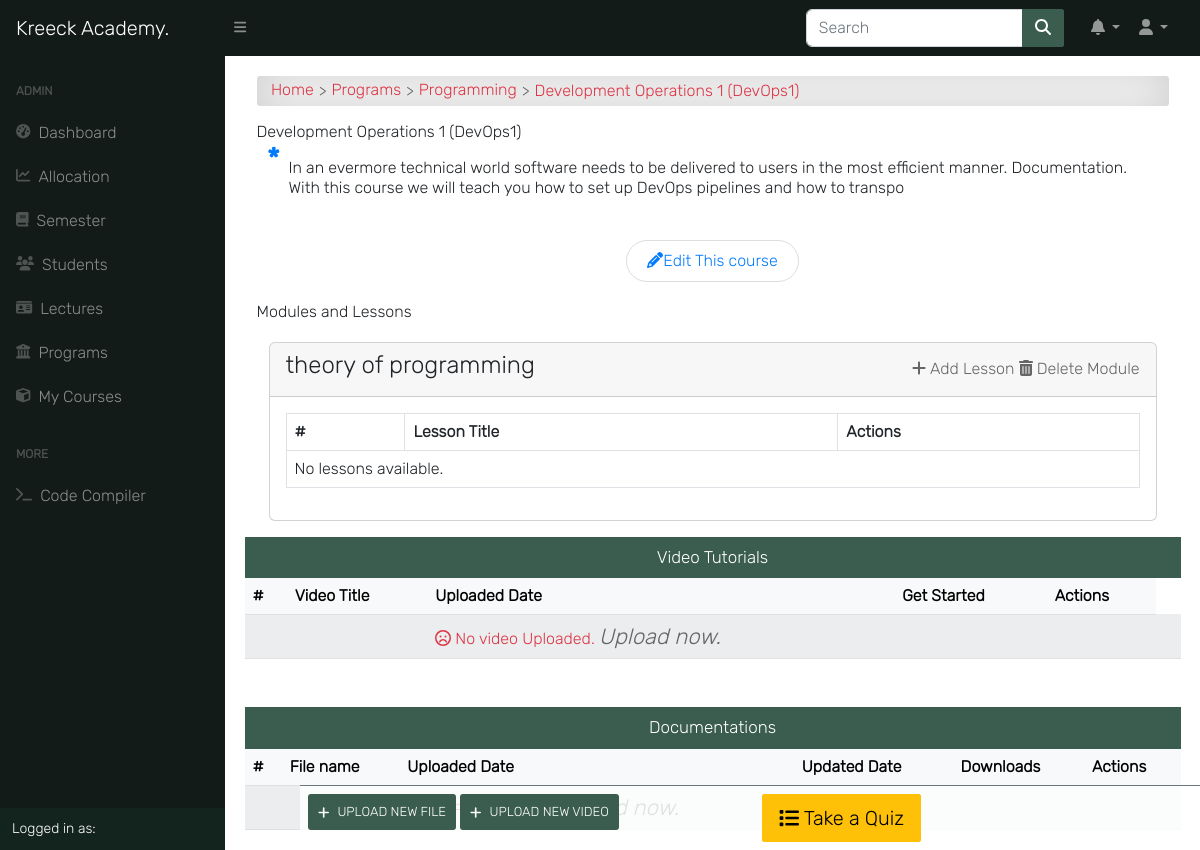
Page /programs/course/development-operations-1/detail/ (signed in) on the earlier database version.
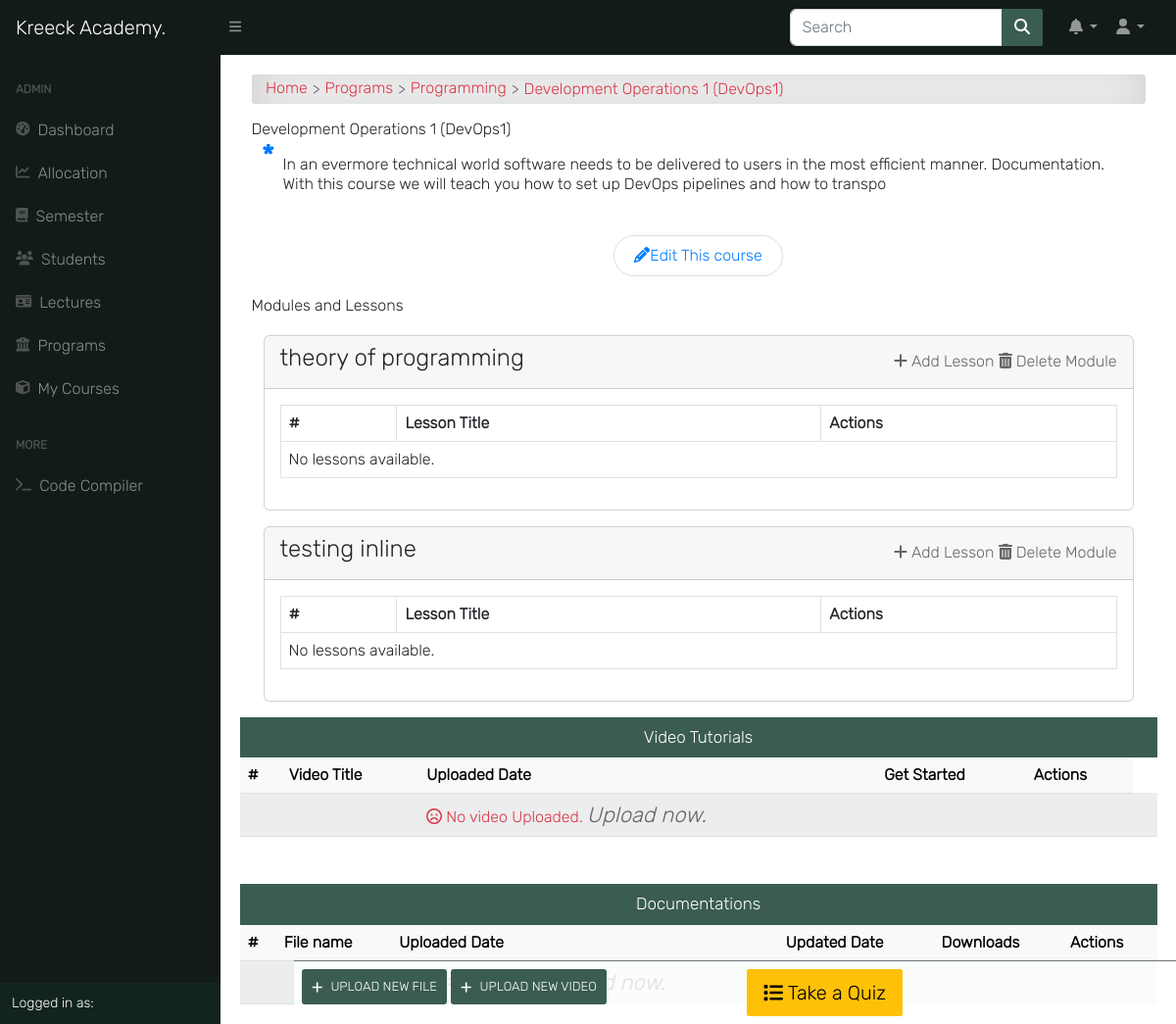
Same page on the later database version.
### course/models.py (models this page shows, shortened)
class Module(models.Model):
    id = models.UUIDField(primary_key=True, default=uuid4, editable=False)
    title = models.CharField(_('Title'), max_length=255)
    course = models.ForeignKey(Course, related_name='modules', on_delete=models.CASCADE)

### course/views.py (the view)
# urls.py: path('course/<slug>/detail/', course_single, name='course_detail'),
@login_required
def course_single(request, slug):
    course = get_object_or_404(Course, slug=slug)
    files = Upload.objects.filter(course__slug=slug)
    videos = UploadVideo.objects.filter(course__slug=slug)
    modules = Module.objects.filter(course=course)
    lecturers = CourseAllocation.objects.filter(courses__pk=course.id)
    return render(request, 'course/course_single.html', {
        'title': course.title,
        'course': course,
        'files': files,
        'videos': videos,
        'modules': modules,
        'lecturers': lecturers,
        'media_url': settings.MEDIA_ROOT,
    })

### course/models.py (called while the page is built)
    def __str__(self):
        return self.title

    def __str__(self):
        return "{0} ({1})".format(self.title, self.code, self.price)

### templates/course/course_single.html (shortened to what the changed rows need)
{% extends 'base.html' %}
{% load static %}
{% block content %}
<div class="container">
<div class="site-section">
    <br>
    <div class="container">
        {% if modules %}
            {% for module in modules %}
                <div id="module-{{ module.id }}" class="card mb-3">
                    <div class="card-header d-flex justify-content-between align-items-center">
                        <h4 id="module-title-{{ module.id }}" class="module-title" data-module-id="{{ module.id }}" contenteditable="true">{{ module.title }}</h4>
                        <div>
                            <a href="{% url 'upload_video' course.slug %}?module_id={{ module.id }}" class="add-lesson-button"><i class="fas fa-plus"></i> Add Lesson</a>
                            <a href="#" class="delete-module-button" data-module-id="{{ module.id }}"><i class="fas fa-trash-alt"></i> Delete Module</a>
                        </div>
                    </div>
                    <div class="card-body">
                        <table class="table table-bordered">
                            <thead>
                                <tr>
                                    <th>#</th>
                                    <th>Lesson Title</th>
                                    <th>Actions</th>
                                </tr>
                            </thead>
                            <tbody>
                                {% for lesson in module.lessons.all %}
                                    <tr>
                                        <td>{{ forloop.counter }}</td>
                                        <td>{{ lesson.title }}</td>
                                        <td>
                                            <a href="{% url 'edit_lesson' course.slug module.id lesson.id %}" class="update" title="Edit">
                                                <i class="fas fa-pencil-alt"></i>
                                            </a>
                                            <a href="{% url 'delete_lesson' course.slug module.id lesson.id %}" class="delete" title="Delete">
                                                <i class="fas fa-trash-alt"></i>
                                            </a>
                                        </td>
                                    </tr>
                                {% empty %}
                                    <tr>
                                        <td colspan="3">No lessons available.</td>
                                    </tr>
                                {% endfor %}
                            </tbody>
                        </table>
                    </div>
                </div>
            {% empty %}
                <p>No modules available.</p>
            {% endfor %}
        {% else %}
            <p>No modules available.</p>
        {% endif %}
    </div>
</div>
    <div class="row mb-5">
        <div class="col-md-12 p-0">
            <div class="table-responsive">
                <table class="table table-shadow table-light table-striped m-0">
                    <thead>
                        <tr>
                            <th>#</th>
                            <th>Video Title</th>
                            <th>Uploaded Date</th>
                            <th>Get Started</th>
                            {% if request.user.is_superuser or request.user.is_lecturer %}
                            <th>Actions</th>
                            {% endif %}
                        </tr>
                    </thead>
                </table>
            </div>
        </div>
    </div>
    <div class="row">
        <div class="col-md-12 p-0">
            <div class="table-responsive">
                <table class="table table-shadow table-light table-striped m-0">
                    <thead>
                        <tr>
                            <th>#</th>
                            <th>File name</th>
                            <th>Uploaded Date</th>
                            <th>Updated Date</th>
                            <th>Downloads</th>
                            {% if request.user.is_superuser or request.user.is_lecturer %}
                            <th>Actions</th>
                            {% endif %}
                        </tr>
                    </thead>
                </table>
            </div>
        </div>
    </div>
</div>
{% endblock content %}

Differences in the rows shown:
added Module: title "testing inline"
